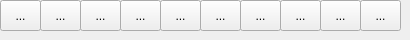
         <widget class="QWidget" name="tab_mesh_add">
          <attribute name="title">
           <string>Mesh</string>
          </attribute>
          <widget class="QToolButton" name="add_mesh_null">
           <property name="geometry">
            <rect>
             <x>0</x>
             <y>0</y>
             <width>41</width>
             <height>31</height>
            </rect>
           </property>
           <property name="toolTip">
            <string>&lt;!DOCTYPE HTML PUBLIC &quot;-//W3C//DTD HTML 4.0//EN&quot; &quot;http://www.w3.org/TR/REC-html40/strict.dtd&quot;&gt;
&lt;html&gt;&lt;head&gt;&lt;meta name=&quot;qrichtext&quot; content=&quot;1&quot; /&gt;&lt;style type=&quot;text/css&quot;&gt;
p, li { white-space: pre-wrap; }
&lt;/style&gt;&lt;/head&gt;&lt;body style=&quot; font-family:'MS Shell Dlg 2'; font-size:10pt; font-weight:400; font-style:normal;&quot;&gt;
&lt;p style=&quot; margin-top:0px; margin-bottom:0px; margin-left:0px; margin-right:0px; -qt-block-indent:0; text-indent:0px;&quot;&gt;insert null object&lt;/p&gt;&lt;/body&gt;&lt;/html&gt;</string>
           </property>
           <property name="text">
            <string>...</string>
           </property>
           <property name="icon">
            <iconset resource="../resources/mainresource.qrc">
             <normaloff>:/mainres/images/null.png</normaloff>:/mainres/images/null.png</iconset>
           </property>
           <property name="checkable">
            <bool>false</bool>
           </property>
           <property name="checked">
            <bool>false</bool>
           </property>
           <property name="autoExclusive">
            <bool>false</bool>
           </property>
          </widget>
          <widget class="QToolButton" name="add_mesh_line">
           <property name="geometry">
            <rect>
             <x>40</x>
             <y>0</y>
             <width>41</width>
             <height>31</height>
            </rect>
           </property>
           <property name="toolTip">
            <string>&lt;!DOCTYPE HTML PUBLIC &quot;-//W3C//DTD HTML 4.0//EN&quot; &quot;http://www.w3.org/TR/REC-html40/strict.dtd&quot;&gt;
&lt;html&gt;&lt;head&gt;&lt;meta name=&quot;qrichtext&quot; content=&quot;1&quot; /&gt;&lt;style type=&quot;text/css&quot;&gt;
p, li { white-space: pre-wrap; }
&lt;/style&gt;&lt;/head&gt;&lt;body style=&quot; font-family:'MS Shell Dlg 2'; font-size:10pt; font-weight:400; font-style:normal;&quot;&gt;
&lt;p style=&quot; margin-top:0px; margin-bottom:0px; margin-left:0px; margin-right:0px; -qt-block-indent:0; text-indent:0px;&quot;&gt;insert line&lt;/p&gt;&lt;/body&gt;&lt;/html&gt;</string>
           </property>
           <property name="text">
            <string>...</string>
           </property>
           <property name="icon">
            <iconset resource="../resources/mainresource.qrc">
             <normaloff>:/mainres/images/line.png</normaloff>:/mainres/images/line.png</iconset>
           </property>
           <property name="checkable">
            <bool>false</bool>
           </property>
           <property name="checked">
            <bool>false</bool>
           </property>
           <property name="autoExclusive">
            <bool>false</bool>
           </property>
          </widget>
          <widget class="QToolButton" name="add_mesh_circle">
           <property name="geometry">
            <rect>
             <x>80</x>
             <y>0</y>
             <width>41</width>
             <height>31</height>
            </rect>
           </property>
           <property name="toolTip">
            <string>&lt;!DOCTYPE HTML PUBLIC &quot;-//W3C//DTD HTML 4.0//EN&quot; &quot;http://www.w3.org/TR/REC-html40/strict.dtd&quot;&gt;
&lt;html&gt;&lt;head&gt;&lt;meta name=&quot;qrichtext&quot; content=&quot;1&quot; /&gt;&lt;style type=&quot;text/css&quot;&gt;
p, li { white-space: pre-wrap; }
&lt;/style&gt;&lt;/head&gt;&lt;body style=&quot; font-family:'MS Shell Dlg 2'; font-size:10pt; font-weight:400; font-style:normal;&quot;&gt;
&lt;p style=&quot; margin-top:0px; margin-bottom:0px; margin-left:0px; margin-right:0px; -qt-block-indent:0; text-indent:0px;&quot;&gt;insert circle&lt;/p&gt;&lt;/body&gt;&lt;/html&gt;</string>
           </property>
           <property name="text">
            <string>...</string>
           </property>
           <property name="icon">
            <iconset resource="../resources/mainresource.qrc">
             <normaloff>:/mainres/images/circle.png</normaloff>:/mainres/images/circle.png</iconset>
           </property>
           <property name="checkable">
            <bool>false</bool>
           </property>
           <property name="checked">
            <bool>false</bool>
           </property>
           <property name="autoExclusive">
            <bool>false</bool>
           </property>
          </widget>
          <widget class="QToolButton" name="add_mesh_plane">
           <property name="geometry">
            <rect>
             <x>120</x>
             <y>0</y>
             <width>41</width>
             <height>31</height>
            </rect>
           </property>
           <property name="toolTip">
            <string>&lt;!DOCTYPE HTML PUBLIC &quot;-//W3C//DTD HTML 4.0//EN&quot; &quot;http://www.w3.org/TR/REC-html40/strict.dtd&quot;&gt;
&lt;html&gt;&lt;head&gt;&lt;meta name=&quot;qrichtext&quot; content=&quot;1&quot; /&gt;&lt;style type=&quot;text/css&quot;&gt;
p, li { white-space: pre-wrap; }
&lt;/style&gt;&lt;/head&gt;&lt;body style=&quot; font-family:'MS Shell Dlg 2'; font-size:10pt; font-weight:400; font-style:normal;&quot;&gt;
&lt;p style=&quot; margin-top:0px; margin-bottom:0px; margin-left:0px; margin-right:0px; -qt-block-indent:0; text-indent:0px;&quot;&gt;insert plane&lt;/p&gt;&lt;/body&gt;&lt;/html&gt;</string>
           </property>
           <property name="text">
            <string>...</string>
           </property>
           <property name="icon">
            <iconset resource="../resources/mainresource.qrc">
             <normaloff>:/mainres/images/plane.png</normaloff>:/mainres/images/plane.png</iconset>
           </property>
           <property name="checkable">
            <bool>false</bool>
           </property>
           <property name="checked">
            <bool>false</bool>
           </property>
           <property name="autoExclusive">
            <bool>false</bool>
           </property>
          </widget>
          <widget class="QToolButton" name="add_mesh_cube">
           <property name="geometry">
            <rect>
             <x>160</x>
             <y>0</y>
             <width>41</width>
             <height>31</height>
            </rect>
           </property>
           <property name="toolTip">
            <string>&lt;!DOCTYPE HTML PUBLIC &quot;-//W3C//DTD HTML 4.0//EN&quot; &quot;http://www.w3.org/TR/REC-html40/strict.dtd&quot;&gt;
&lt;html&gt;&lt;head&gt;&lt;meta name=&quot;qrichtext&quot; content=&quot;1&quot; /&gt;&lt;style type=&quot;text/css&quot;&gt;
p, li { white-space: pre-wrap; }
&lt;/style&gt;&lt;/head&gt;&lt;body style=&quot; font-family:'MS Shell Dlg 2'; font-size:10pt; font-weight:400; font-style:normal;&quot;&gt;
&lt;p style=&quot; margin-top:0px; margin-bottom:0px; margin-left:0px; margin-right:0px; -qt-block-indent:0; text-indent:0px;&quot;&gt;insert cube&lt;/p&gt;&lt;/body&gt;&lt;/html&gt;</string>
           </property>
           <property name="text">
            <string>...</string>
           </property>
           <property name="icon">
            <iconset resource="../resources/mainresource.qrc">
             <normaloff>:/mainres/images/cube.png</normaloff>:/mainres/images/cube.png</iconset>
           </property>
           <property name="checkable">
            <bool>false</bool>
           </property>
           <property name="checked">
            <bool>false</bool>
           </property>
           <property name="autoExclusive">
            <bool>false</bool>
           </property>
          </widget>
          <widget class="QToolButton" name="add_mesh_sphere">
           <property name="geometry">
            <rect>
             <x>200</x>
             <y>0</y>
             <width>41</width>
             <height>31</height>
            </rect>
           </property>
           <property name="toolTip">
            <string>&lt;!DOCTYPE HTML PUBLIC &quot;-//W3C//DTD HTML 4.0//EN&quot; &quot;http://www.w3.org/TR/REC-html40/strict.dtd&quot;&gt;
&lt;html&gt;&lt;head&gt;&lt;meta name=&quot;qrichtext&quot; content=&quot;1&quot; /&gt;&lt;style type=&quot;text/css&quot;&gt;
p, li { white-space: pre-wrap; }
&lt;/style&gt;&lt;/head&gt;&lt;body style=&quot; font-family:'MS Shell Dlg 2'; font-size:10pt; font-weight:400; font-style:normal;&quot;&gt;
&lt;p style=&quot; margin-top:0px; margin-bottom:0px; margin-left:0px; margin-right:0px; -qt-block-indent:0; text-indent:0px;&quot;&gt;insert sphereuv&lt;/p&gt;&lt;/body&gt;&lt;/html&gt;</string>
           </property>
           <property name="text">
            <string>...</string>
           </property>
           <property name="icon">
            <iconset resource="../resources/mainresource.qrc">
             <normaloff>:/mainres/images/sphere.png</normaloff>:/mainres/images/sphere.png</iconset>
           </property>
           <property name="checkable">
            <bool>false</bool>
           </property>
           <property name="checked">
            <bool>false</bool>
           </property>
           <property name="autoExclusive">
            <bool>false</bool>
           </property>
          </widget>
          <widget class="QToolButton" name="add_mesh_cone">
           <property name="geometry">
            <rect>
             <x>240</x>
             <y>0</y>
             <width>41</width>
             <height>31</height>
            </rect>
           </property>
           <property name="toolTip">
            <string>&lt;!DOCTYPE HTML PUBLIC &quot;-//W3C//DTD HTML 4.0//EN&quot; &quot;http://www.w3.org/TR/REC-html40/strict.dtd&quot;&gt;
&lt;html&gt;&lt;head&gt;&lt;meta name=&quot;qrichtext&quot; content=&quot;1&quot; /&gt;&lt;style type=&quot;text/css&quot;&gt;
p, li { white-space: pre-wrap; }
&lt;/style&gt;&lt;/head&gt;&lt;body style=&quot; font-family:'MS Shell Dlg 2'; font-size:10pt; font-weight:400; font-style:normal;&quot;&gt;
&lt;p style=&quot; margin-top:0px; margin-bottom:0px; margin-left:0px; margin-right:0px; -qt-block-indent:0; text-indent:0px;&quot;&gt;insert cone&lt;/p&gt;&lt;/body&gt;&lt;/html&gt;</string>
           </property>
           <property name="text">
            <string>...</string>
           </property>
           <property name="icon">
            <iconset resource="../resources/mainresource.qrc">
             <normaloff>:/mainres/images/cone.png</normaloff>:/mainres/images/cone.png</iconset>
           </property>
           <property name="checkable">
            <bool>false</bool>
           </property>
           <property name="checked">
            <bool>false</bool>
           </property>
           <property name="autoExclusive">
            <bool>false</bool>
           </property>
          </widget>
          <widget class="QToolButton" name="add_mesh_tube">
           <property name="geometry">
            <rect>
             <x>280</x>
             <y>0</y>
             <width>41</width>
             <height>31</height>
            </rect>
           </property>
           <property name="toolTip">
            <string>&lt;!DOCTYPE HTML PUBLIC &quot;-//W3C//DTD HTML 4.0//EN&quot; &quot;http://www.w3.org/TR/REC-html40/strict.dtd&quot;&gt;
&lt;html&gt;&lt;head&gt;&lt;meta name=&quot;qrichtext&quot; content=&quot;1&quot; /&gt;&lt;style type=&quot;text/css&quot;&gt;
p, li { white-space: pre-wrap; }
&lt;/style&gt;&lt;/head&gt;&lt;body style=&quot; font-family:'MS Shell Dlg 2'; font-size:10pt; font-weight:400; font-style:normal;&quot;&gt;
&lt;p style=&quot; margin-top:0px; margin-bottom:0px; margin-left:0px; margin-right:0px; -qt-block-indent:0; text-indent:0px;&quot;&gt;insert cylinder&lt;/p&gt;&lt;/body&gt;&lt;/html&gt;</string>
           </property>
           <property name="text">
            <string>...</string>
           </property>
           <property name="icon">
            <iconset resource="../resources/mainresource.qrc">
             <normaloff>:/mainres/images/cilinder.png</normaloff>:/mainres/images/cilinder.png</iconset>
           </property>
           <property name="checkable">
            <bool>false</bool>
           </property>
           <property name="checked">
            <bool>false</bool>
           </property>
           <property name="autoExclusive">
            <bool>false</bool>
           </property>
          </widget>
          <widget class="QToolButton" name="add_mesh_torus">
           <property name="geometry">
            <rect>
             <x>320</x>
             <y>0</y>
             <width>41</width>
             <height>31</height>
            </rect>
           </property>
           <property name="toolTip">
            <string>&lt;!DOCTYPE HTML PUBLIC &quot;-//W3C//DTD HTML 4.0//EN&quot; &quot;http://www.w3.org/TR/REC-html40/strict.dtd&quot;&gt;
&lt;html&gt;&lt;head&gt;&lt;meta name=&quot;qrichtext&quot; content=&quot;1&quot; /&gt;&lt;style type=&quot;text/css&quot;&gt;
p, li { white-space: pre-wrap; }
&lt;/style&gt;&lt;/head&gt;&lt;body style=&quot; font-family:'MS Shell Dlg 2'; font-size:10pt; font-weight:400; font-style:normal;&quot;&gt;
&lt;p style=&quot; margin-top:0px; margin-bottom:0px; margin-left:0px; margin-right:0px; -qt-block-indent:0; text-indent:0px;&quot;&gt;insert torus&lt;/p&gt;&lt;/body&gt;&lt;/html&gt;</string>
           </property>
           <property name="text">
            <string>...</string>
           </property>
           <property name="icon">
            <iconset resource="../resources/mainresource.qrc">
             <normaloff>:/mainres/images/torus.png</normaloff>:/mainres/images/torus.png</iconset>
           </property>
           <property name="checkable">
            <bool>false</bool>
           </property>
           <property name="checked">
            <bool>false</bool>
           </property>
           <property name="autoExclusive">
            <bool>false</bool>
           </property>
          </widget>
          <widget class="QToolButton" name="add_mesh_logo">
           <property name="geometry">
            <rect>
             <x>360</x>
             <y>0</y>
             <width>41</width>
             <height>31</height>
            </rect>
           </property>
           <property name="toolTip">
            <string>&lt;!DOCTYPE HTML PUBLIC &quot;-//W3C//DTD HTML 4.0//EN&quot; &quot;http://www.w3.org/TR/REC-html40/strict.dtd&quot;&gt;
&lt;html&gt;&lt;head&gt;&lt;meta name=&quot;qrichtext&quot; content=&quot;1&quot; /&gt;&lt;style type=&quot;text/css&quot;&gt;
p, li { white-space: pre-wrap; }
&lt;/style&gt;&lt;/head&gt;&lt;body style=&quot; font-family:'MS Shell Dlg 2'; font-size:10pt; font-weight:400; font-style:normal;&quot;&gt;
&lt;p style=&quot; margin-top:0px; margin-bottom:0px; margin-left:0px; margin-right:0px; -qt-block-indent:0; text-indent:0px;&quot;&gt;logo&lt;/p&gt;&lt;/body&gt;&lt;/html&gt;</string>
           </property>
           <property name="text">
            <string>...</string>
           </property>
           <property name="icon">
            <iconset resource="../resources/mainresource.qrc">
             <normaloff>:/mainres/images/main2.png</normaloff>:/mainres/images/main2.png</iconset>
           </property>
           <property name="checkable">
            <bool>false</bool>
           </property>
           <property name="checked">
            <bool>false</bool>
           </property>
           <property name="autoExclusive">
            <bool>false</bool>
           </property>
          </widget>
         </widget>
